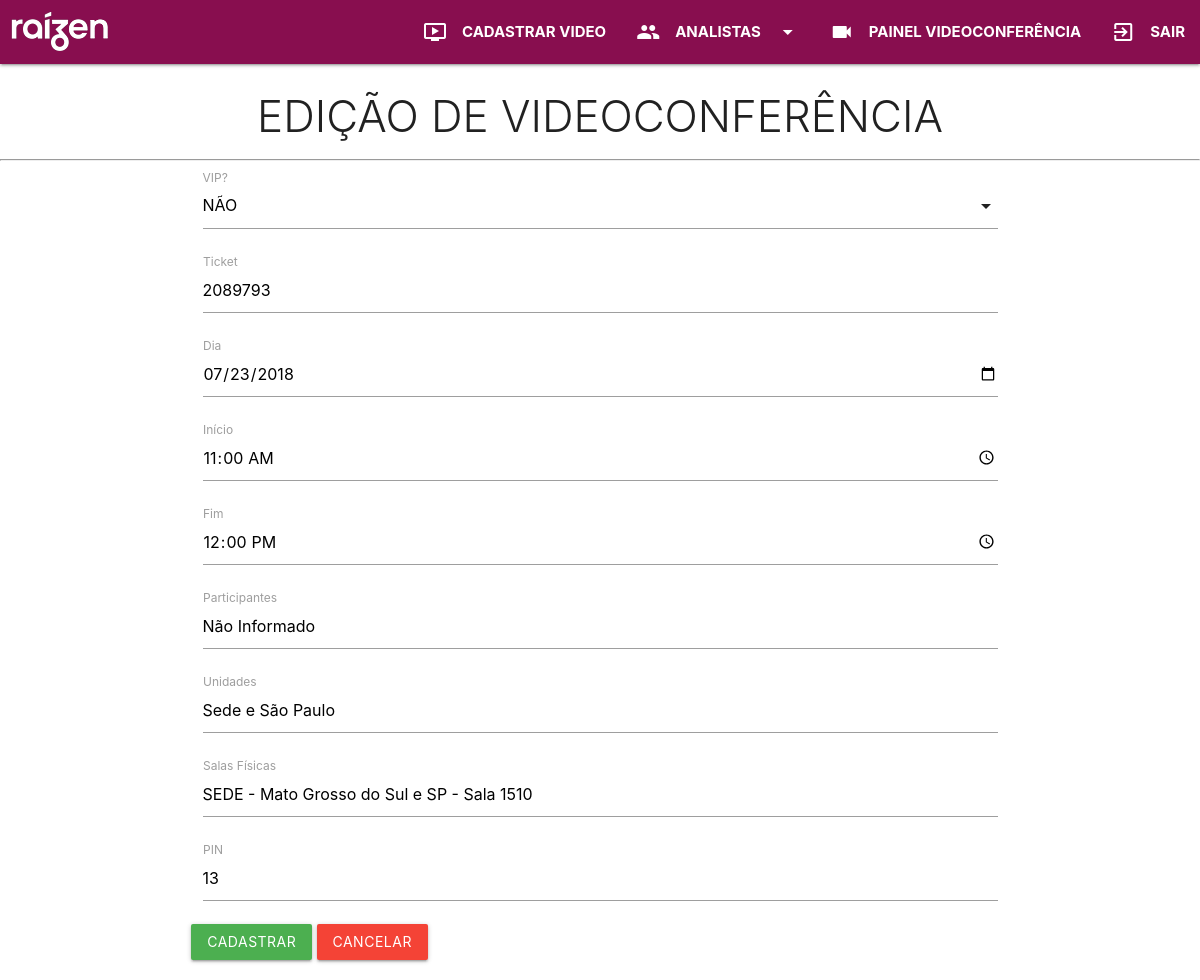
The app's page /editaVideo.php?id=6 (signed in) with its own data.
### tables this page shows
CREATE TABLE `videoconferencias` (
  `id` int(11) NOT NULL,
  `ticket` int(11) NOT NULL,
  `dia` date NOT NULL,
  `unidadesParticipantes` varchar(50) NOT NULL,
  `nomeParticipantes` varchar(200) NOT NULL,
  `salasFisicas` varchar(50) NOT NULL,
  `horaInicio` time NOT NULL,
  `horaFim` time NOT NULL,
  `pin` int(11) NOT NULL,
  `vip` char(3) NOT NULL
);

### editaVideo.php (the view, shortened to what this page needs)
<?php
include_once './view/topo.php';
if (isset($_GET['id'])) {
    $id = mysqli_escape_string($connect, $_GET['id']);
    $sqlEdita = "SELECT * FROM videoconferencias WHERE id = '$id' ";
    $resultadoEdita = mysqli_query($connect, $sqlEdita);
    $dadosEdita = mysqli_fetch_array($resultadoEdita);
}
?>
<h3 class="light center-align">EDIÇÃO DE VIDEOCONFERÊNCIA</h3>
<hr>
    <div class="container">
        <div class="row">
            <div class="col s12 m12">
                <form action="update.php" method="POST">
                    <div class="input-field col s12">
                        <label for="vip">VIP?</label>
                    </div>
                    <div class="input-field col s12">
                        <input type="number" name="ticket" id="ticket" value="<?php echo $dadosEdita['ticket']; ?>">
                        <label for="ticket">Ticket</label>
                    </div>
                    <div class="input-field col s12">
                        <input type="date" name="dia" id="dia" value="<?php echo $dadosEdita['dia']; ?>">
                        <label for="dia">Dia</label>
                    </div>
                    <div class="input-field col s12">
                        <input type="time" name="inicio" id="inicio" value="<?php echo $dadosEdita['horaInicio']; ?>">
                        <label for="inicio">Início</label>
                    </div>
                    <div class="input-field col s12">
                        <input type="time" name="fim" id="fim" value="<?php echo $dadosEdita['horaFim']; ?>">
                        <label for="fim">Fim</label>
                    </div>
                    <div class="input-field col s12">
                        <input type="text" name="participantes" id="participantes" value="<?php echo $dadosEdita['nomeParticipantes']; ?>">
                        <label for="participantes">Participantes</label>
                    </div>
                    <div class="input-field col s12">
                        <input type="text" name="unidades" id="unidades" value="<?php echo $dadosEdita['unidadesParticipantes']; ?>">
                        <label for="unidades">Unidades</label>
                    </div>
                    <div class="input-field col s12">
                        <input type="text" name="salasFisicas" id="salasFisicas" value="<?php echo $dadosEdita['salasFisicas']; ?>">
                        <label for="salasFisicas">Salas Físicas</label>
                    </div>
                    <div class="input-field col s12">
                        <input type="text" name="pin" id="pin" value="<?php echo $dadosEdita['pin']; ?>">
                        <label for="pin">PIN</label>
                    </div>
                    <button type="submit" name="btnCadastrar" class="btn green waves-effect waves-light">Cadastrar</button>
                    <a href="dashboard.php" class="btn red waves-effect waves-light">Cancelar</a>
                </form>
            </div>
        </div>
    </div>
<?php
    include_once './view/rodape.php';
?>

### records on screen
videoconferencias: ticket "2089793", dia "07/23/2018", inicio "11:00:00", fim "12:00:00", participantes "Não Informado", unidades "Sede e São Paulo", salasFisicas "SEDE - Mato Grosso do Sul e SP - Sala 1510", pin "13"
